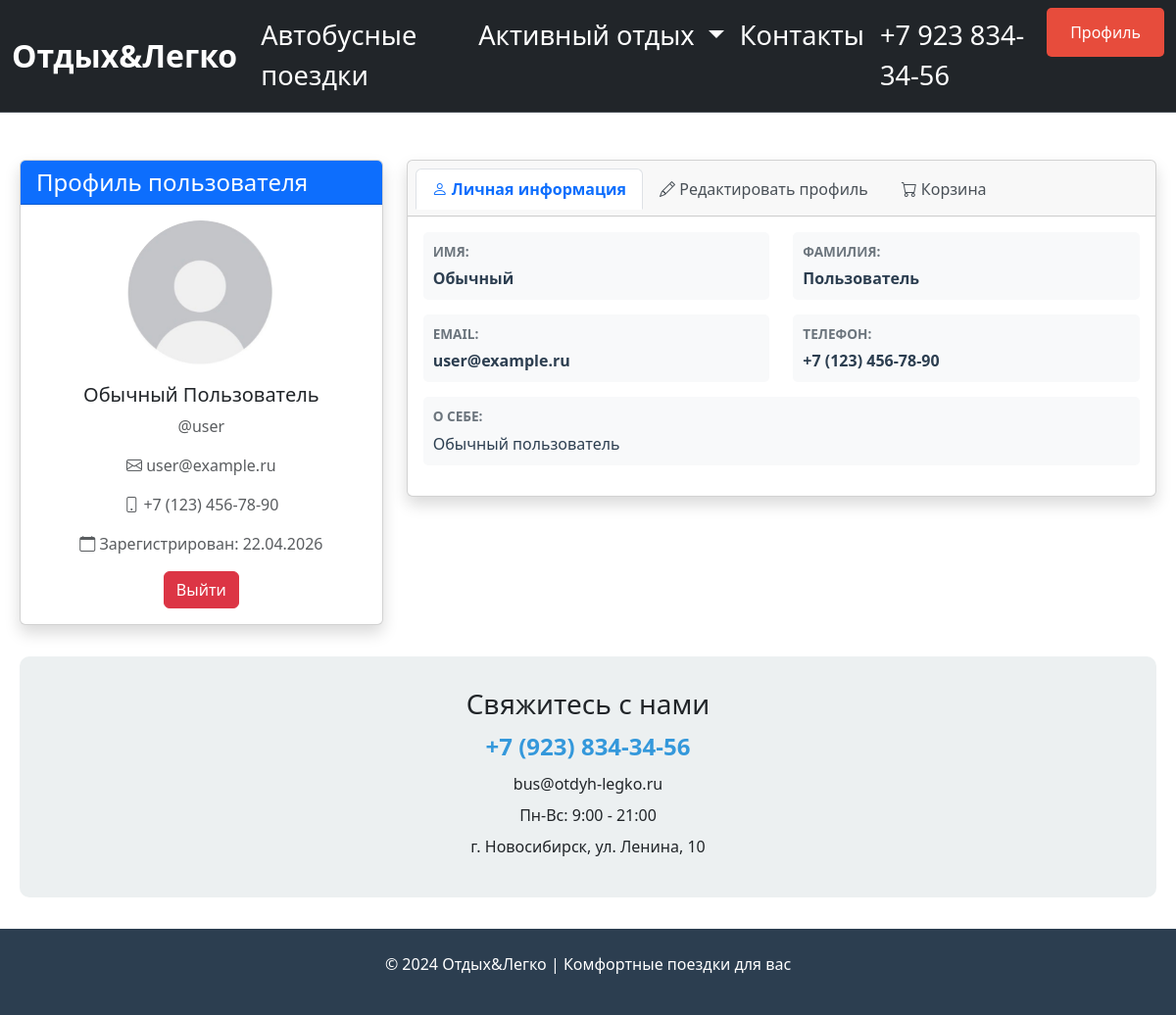
Screenshot of /profile (signed in) with the database file from the repository.
### data/users.py (models this page shows, shortened)
class Users(SqlAlchemyBase, UserMixin, SerializerMixin):
    __tablename__ = 'users'
    id = sqlalchemy.Column(sqlalchemy.Integer, primary_key=True, autoincrement=True)
    login = sqlalchemy.Column(sqlalchemy.String, nullable=True, unique=True)
    name = sqlalchemy.Column(sqlalchemy.String, nullable=True)
    surname = sqlalchemy.Column(sqlalchemy.String, nullable=True)
    number = sqlalchemy.Column(sqlalchemy.String, nullable=True)
    about = sqlalchemy.Column(sqlalchemy.String, nullable=True)
    email = sqlalchemy.Column(sqlalchemy.String, nullable=True, unique=True)
    hashed_password = sqlalchemy.Column(sqlalchemy.String, nullable=True)
    created_date = sqlalchemy.Column(sqlalchemy.DateTime, default=datetime.datetime.now)
    user_type_id = sqlalchemy.Column(sqlalchemy.Integer, sqlalchemy.ForeignKey("users_types.id"))
    cart_items = orm.relationship('CartItem', back_populates='user', cascade='all, delete-orphan')
    user_type_rel = orm.relationship('UsersTypes', back_populates='users')

### main.py (the view, shortened to what this page needs)
@app.route('/profile', methods=['GET', 'POST'])
@login_required
def profile():
    form = UsersForm()
    db_sess = db_session.create_session()
    form.name.data = current_user.name
    form.surname.data = current_user.surname
    form.email.data = current_user.email
    form.number.data = current_user.number
    form.about.data = current_user.about
    cart_items = db_sess.query(CartItem).filter(CartItem.user_id == current_user.id).all()
    tours_in_cart = []
    for item in cart_items:
        tour = db_sess.query(Tours).filter(Tours.id == item.tour_id).first()
        if tour:
            tours_in_cart.append(tour)
    return render_template('profile.html',
                           title='Профиль пользователя',
                           form=form,
                           user=current_user,
                           tours=tours_in_cart)

### data/db_session.py (called while the page is built)
def create_session() -> Session:
    global __factory
    return __factory()

### main.py (called while the page is built)
@login_manager.user_loader
def load_user(user_id):
    db_sess = db_session.create_session()
    return db_sess.query(Users).get(user_id)

### templates/profile.html (shortened to what this page needs)
{% extends "base.html" %}
{% block content %}
<div class="container mt-5">
    <div class="row">
        <div class="col-md-4">
            <div class="card shadow">
                <div class="card-header bg-primary text-white">
                    <h4 class="mb-0">Профиль пользователя</h4>
                </div>
                <div class="card-body text-center">
                    <div class="mb-3">
                        <img src="{{ url_for('static', filename='img/аватар.jpg') }}"
                             alt="Avatar"
                             class="rounded-circle"
                             style="width: 150px; height: 150px; object-fit: cover;">
                    </div>
                    <h5>{{ current_user.name }} {{ current_user.surname }}</h5>
                    <p class="text-muted">@{{ current_user.login }}</p>
                    <p class="text-muted">
                        <i class="bi bi-envelope"></i> {{ current_user.email }}
                    </p>
                    <p class="text-muted">
                        <i class="bi bi-phone"></i> {{ current_user.number or 'Не указан' }}
                    </p>
                    <p class="text-muted">
                        <i class="bi bi-calendar"></i> Зарегистрирован: {{ current_user.created_date.strftime('%d.%m.%Y') }}
                    </p>
                    <a href="/logout" class="btn btn-danger">Выйти</a>
                </div>
            </div>
        </div>
        <div class="col-md-8">
            <div class="card shadow">
                <div class="card-header">
                    <ul class="nav nav-tabs card-header-tabs" id="profileTabs" role="tablist">
                        <li class="nav-item">
                            <button class="nav-link active" id="info-tab" data-bs-toggle="tab"
                                    data-bs-target="#info" type="button" role="tab">
                                <i class="bi bi-person"></i> Личная информация
                            </button>
                        </li>
                        <li class="nav-item">
                            <button class="nav-link" id="edit-tab" data-bs-toggle="tab"
                                    data-bs-target="#edit" type="button" role="tab">
                                <i class="bi bi-pencil"></i> Редактировать профиль
                            </button>
                        </li>
                        <li class="nav-item">
                            <button class="nav-link" id="basket-tab" data-bs-toggle="tab"
                                    data-bs-target="#basket" type="button" role="tab">
                                <i class="bi bi-cart"></i> Корзина
                            </button>
                        </li>
                    </ul>
                </div>
                <div class="card-body">
                    <div class="tab-content">
                        <div class="tab-pane fade show active" id="info" role="tabpanel">
                            <div class="row">
                                <div class="col-md-6">
                                    <div class="info-box">
                                        <label>Имя:</label>
                                        <p><strong>{{ current_user.name or 'Не указано' }}</strong></p>
                                    </div>
                                </div>
                                <div class="col-md-6">
                                    <div class="info-box">
                                        <label>Фамилия:</label>
                                        <p><strong>{{ current_user.surname or 'Не указано' }}</strong></p>
                                    </div>
                                </div>
                                <div class="col-md-6">
                                    <div class="info-box">
                                        <label>Email:</label>
                                        <p><strong>{{ current_user.email or 'Не указан' }}</strong></p>
                                    </div>
                                </div>
                                <div class="col-md-6">
                                    <div class="info-box">
                                        <label>Телефон:</label>
                                        <p><strong>{{ current_user.number or 'Не указан' }}</strong></p>
                                    </div>
                                </div>
                                <div class="col-md-12">
                                    <div class="info-box">
                                        <label>О себе:</label>
                                        <p>{{ current_user.about or 'Пользователь ничего не рассказал о себе' }}</p>
                                    </div>
                                </div>
                            </div>
                        </div>
                    </div>
                </div>
            </div>
        </div>
    </div>
</div>
{% endblock %}

### templates/base.html (style rules this page uses)
.container { max-width: 1200px; margin: 0 auto; padding: 0 20px; }

### templates/profile.html (style rules this page uses)
.info-box { margin-bottom: 15px; padding: 10px; background-color: #f8f9fa; border-radius: 5px; transition: all 0.3s; }
.info-box label { font-weight: bold; color: #6c757d; margin-bottom: 5px; display: block; font-size: 0.85rem; text-transform: uppercase; }
.info-box p { margin-bottom: 0; font-size: 1rem; color: #2c3e50; }
.nav-tabs .nav-link { color: #495057; font-weight: 500; }
.nav-tabs .nav-link.active { font-weight: bold; color: #0d6efd; }
.card-header-tabs { margin-bottom: -1px; }

### rows the page displays
Users: name "Обычный", surname "Пользователь", login "user", email "user@example.ru", number "+7 (123) 456-78-90", created_date "22.04.2026", about "Обычный пользователь"
